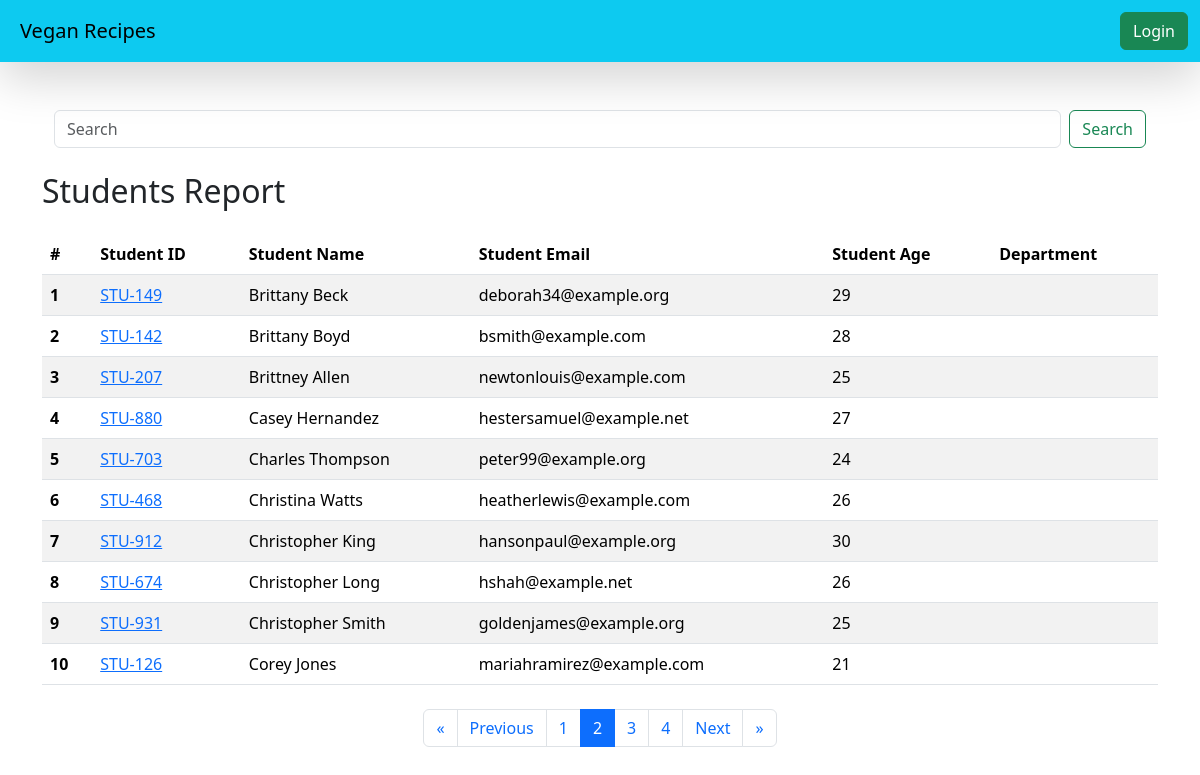
Screenshot of /students/?page=2 with the database file from the repository.
### vege/models.py (models this page shows, shortened)
class Student(models.Model):
    department = models.ForeignKey(Department, related_name="depart", on_delete=models.CASCADE)
    student_id = models.OneToOneField(StudentID, related_name="studentid", on_delete=models.CASCADE)
    student_name = models.CharField(max_length=100)
    student_email = models.EmailField(unique=True)
    student_age = models.IntegerField(default=18)
    student_address = models.TextField()
    is_deleted = models.BooleanField(default=False)
    objects = StudentManager()
    admin_objects = models.Manager()
    class Meta:
        ordering = ['student_name']
        verbose_name = "student"

class StudentID(models.Model):
    student_id = models.CharField(max_length=100)
    def __str__(self) -> str:
        return self.student_id

### vege/views.py (the view, shortened to what this page needs)
# urls.py: path('students/', get_students , name="get_students"),
def get_students(request):
    queryset = Student.objects.all()
    paginator = Paginator(queryset, 10)
    page_number = request.GET.get("page", 1)
    page_obj = paginator.get_page(page_number)
    return render(request, 'report/students.html'  , {'queryset' : page_obj})

### vege/models.py (called while the page is built)
    def get_queryset(self):
        return super().get_queryset().filter(is_deleted = False)

### vege/templates/report/students.html (shortened to what this page needs)
{% extends 'base.html' %}
{% block content %}
<div class="container mt-5">
    <div class="container-fluid mb-4">
        <form class="d-flex" method="GET" action="">
            <input class="form-control me-2" name="search" type="search" placeholder="Search" aria-label="Search" value="{{ search }}">
            <button class="btn btn-outline-success" type="submit">Search</button>
        </form>
    </div>
    <h2 class="mb-4">Students Report</h2>
    <table class="table table-striped">
        <thead>
            <tr>
                <th scope="col">#</th>
                <th scope="col">Student ID</th>
                <th scope="col">Student Name</th>
                <th scope="col">Student Email</th>
                <th scope="col">Student Age</th>
                <th scope="col">Department</th>
            </tr>
        </thead>
        <tbody>
            {% for student in queryset %}
                <tr>
                    <th scope="row">{{ forloop.counter }}</th>
                    <td><a href="/see_marks/{{ student.student_id }}">{{ student.student_id }}</a></td>
                    <td>{{ student.student_name }}</td>
                    <td>{{ student.student_email }}</td>
                    <td>{{ student.student_age }}</td>
                    <td>{{ student.department.department_name }}</td>
                </tr>
            {% endfor %}
        </tbody>
    </table>
    <nav aria-label="Page navigation example" class="mt-4">
        <ul class="pagination justify-content-center">
            {% if queryset.has_previous %}
                <li class="page-item">
                    <a class="page-link" href="?page=1{% if search_query %}&search={{ search_query }}{% endif %}" aria-label="First">
                        <span aria-hidden="true">&laquo;</span>
                    </a>
                </li>
                <li class="page-item">
                    <a class="page-link" href="?page={{ queryset.previous_page_number }}{% if search_query %}&search={{ search_query }}{% endif %}" aria-label="Previous">
                        <span aria-hidden="true">Previous</span>
                    </a>
                </li>
            {% endif %}
            {% for num in queryset.paginator.page_range %}
                {% if queryset.number == num %}
                    <li class="page-item active"><a class="page-link" href="#">{{ num }}</a></li>
                {% elif num > queryset.number|add:'-3' and num < queryset.number|add:'3' %}
                    <li class="page-item"><a class="page-link" href="?page={{ num }}{% if search_query %}&search={{ search_query }}{% endif %}">{{ num }}</a></li>
                {% endif %}
            {% endfor %}
            {% if queryset.has_next %}
                <li class="page-item">
                    <a class="page-link" href="?page={{ queryset.next_page_number }}{% if search_query %}&search={{ search_query }}{% endif %}" aria-label="Next">
                        <span aria-hidden="true">Next</span>
                    </a>
                </li>
                <li class="page-item">
                    <a class="page-link" href="?page={{ queryset.paginator.num_pages }}{% if search_query %}&search={{ search_query }}{% endif %}" aria-label="Last">
                        <span aria-hidden="true">&raquo;</span>
                    </a>
                </li>
            {% endif %}
        </ul>
    </nav>
</div>
{% endblock %}

### rows the page displays
Student: student_id "STU-149", student_name "Brittany Beck", student_email "deborah34@example.org", student_age "29"
Student: student_id "STU-142", student_name "Brittany Boyd", student_email "bsmith@example.com", student_age "28"
Student: student_id "STU-207", student_name "Brittney Allen", student_email "newtonlouis@example.com", student_age "25"
Student: student_id "STU-880", student_name "Casey Hernandez", student_email "hestersamuel@example.net", student_age "27"
Student: student_id "STU-703", student_name "Charles Thompson", student_email "peter99@example.org", student_age "24"
Student: student_id "STU-468", student_name "Christina Watts", student_email "heatherlewis@example.com", student_age "26"
Student: student_id "STU-912", student_name "Christopher King", student_email "hansonpaul@example.org", student_age "30"
Student: student_id "STU-674", student_name "Christopher Long", student_email "hshah@example.net", student_age "26"
Student: student_id "STU-931", student_name "Christopher Smith", student_email "goldenjames@example.org", student_age "25"
Student: student_id "STU-126", student_name "Corey Jones", student_email "mariahramirez@example.com", student_age "21"

### other values shown
{{ num }} "1" "3" "4"
{{ num }} "2"
